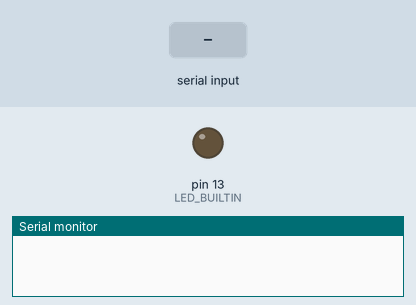
Recording of a sketch running on a simulated Arduino Uno, built with avr-gcc and run on an emulated ATmega328P. Parts: output pins drawn as LEDs (lit = HIGH), the last lines printed to the serial monitor. Inputs (shaded band) come from the test bench.

Above: at 1.2 s.
1.3 s: "90,45\n" received over Serial
At 2.9 s:
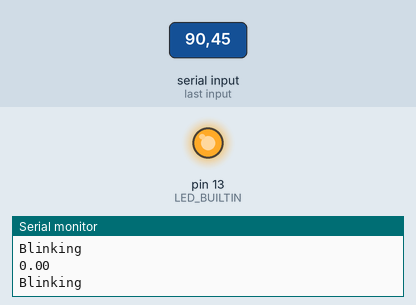
3.8 s: "30,150\n" received over Serial
5.3 s: "200\n" received over Serial
At 7.1 s:
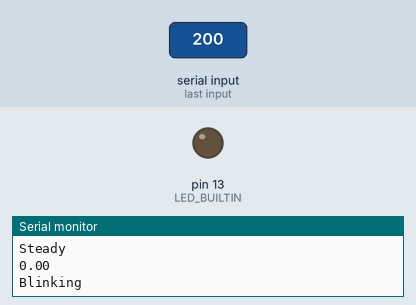
Timing chart, 0 to 8.6 s (numbered marks = the images above; inputs shaded):
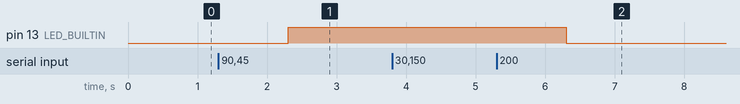

Measured:
- after the input at 1.3 s, pin 13 (LED_BUILTIN): LOW → HIGH after 1.0 s
- after the input at 5.3 s, pin 13 (LED_BUILTIN): HIGH → LOW after 1.0 s

The sketch:

altitude-indicator.ino
```cpp
unsigned long previousMillis = 0;
unsigned long currentMillis = millis();
const long interval = 50;
bool ledState = 1;

void blink(){
  // Serial.println("Blinking");
  // digitalWrite(LED_BUILTIN, HIGH);
  // delay(100);
  // digitalWrite(LED_BUILTIN, LOW);
  // delay(100);
  // adapted from blink without delay
  Serial.println("Blinking"); // debug
  currentMillis = millis();
  if (currentMillis - previousMillis >= interval) {
    previousMillis = currentMillis;
    if (ledState == LOW) {
      ledState = HIGH;  // Note that this switches the LED *off*
    } else {
      ledState = LOW;  // Note that this switches the LED *on*
    }
    digitalWrite(LED_BUILTIN, ledState);
  }
}

void steady(){
  Serial.println("Steady");
  digitalWrite(LED_BUILTIN, HIGH);
}

void setup() {
  // put your setup code here, to run once:
  Serial.begin(115200);
  pinMode(LED_BUILTIN, OUTPUT);
}

void loop() {
  // put your main code here, to run repeatedly:
  if(Serial.available()!=0){
    float alti = Serial.parseFloat();
    Serial.println(alti);
    if(alti<100){
      blink();
    }
    else{
      steady();
    }
    // delay(100);
  }
}
```
